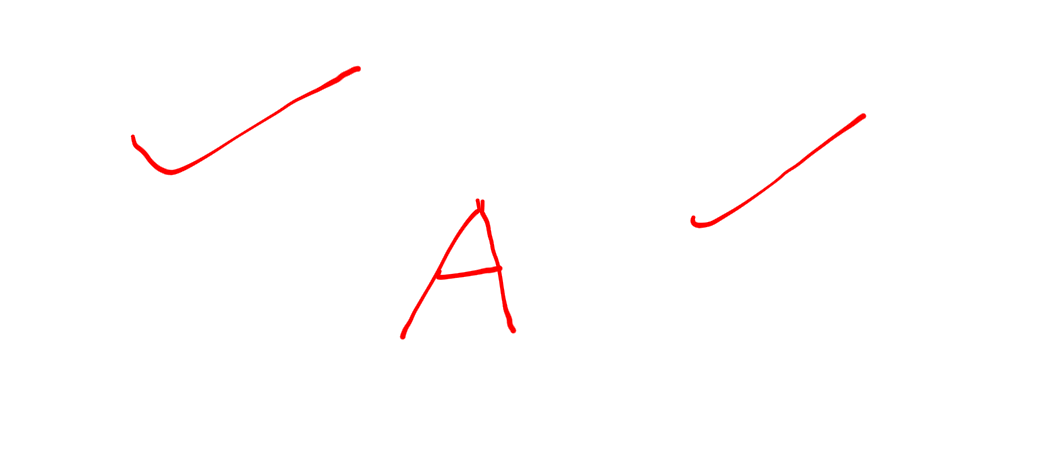
#> input picture image-pyramid/images/CaptureImg1.jpeg, 1042 x 454 px
$ python threshold.py --image images/CaptureImg1.jpeg
#> lines starting #> are read from the running program, lines starting #| are printed output that depends on the picture; after the words box and inside, x2 and y2 are one past the last pixel; in counts of white or black regions, pixels touching at a corner belong together
# import the necessary packages
import argparse
import cv2

'''
Why exactly is thresholding required?
FOr image segmentation. But isn't it enough to build the image pyramids and the loop through them.
'''
# construct the argument parser and parse the arguments
ap = argparse.ArgumentParser()
ap.add_argument("-i", "--image", required = True,
	help = "Path to the image to be thresholded")
ap.add_argument("-t", "--threshold", type = int, default = 128,
	help = "Threshold value")
args = vars(ap.parse_args())

# load the image and convert it to grayscale
image = cv2.imread(args["image"])
#> image is the input picture: shape (454, 1042, 3); mean B, G, R 253.2, 253.2, 255
gray = cv2.cvtColor(image, cv2.COLOR_BGR2GRAY)

# initialize the list of threshold methods
methods = [
	("THRESH_BINARY",cv2.THRESH_BINARY),
	("THRESH_BINARY_INV",cv2.THRESH_BINARY_INV),
	("THRESH_TRUNC",cv2.THRESH_TRUNC),
	("THRESH_TOZERO",cv2.THRESH_TOZERO),
	("THRESH_TOZERO_INV",cv2.THRESH_TOZERO_INV)
]

# loop over the threshold methods
# loop over all the 5 methods and display the images.
for (threshName, threshMethod) in methods:
	# threshold the image and show it
	(T, thresh) = cv2.threshold(gray, args["threshold"], 255, threshMethod)
	'''
	Loop through and find the image for every methods.
	and display every image at the press of Enter key.
	'''
	cv2.imshow(threshName, thresh)
	cv2.waitKey(0)
#> this loop made 5 passes
#> pass 1, `(T, thresh) = cv2.threshold(gray, args["threshold"], 255, threshMethod)`:
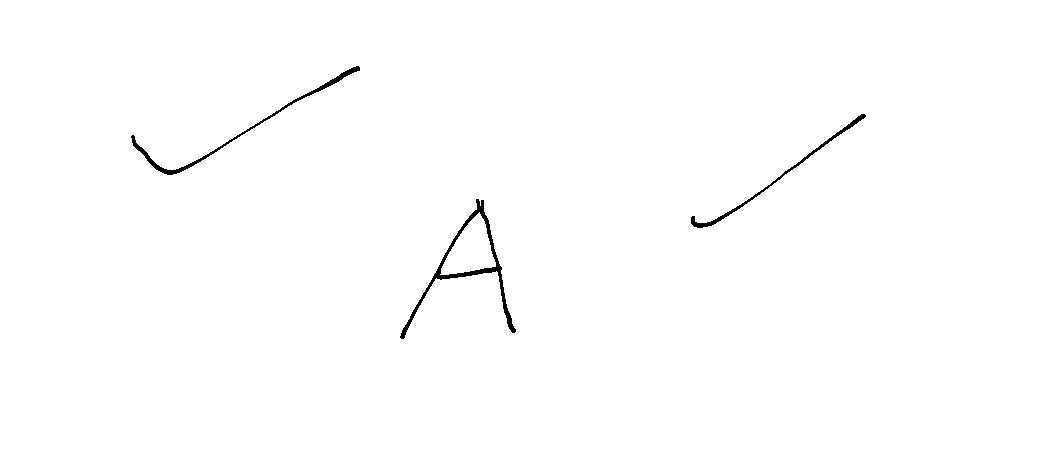
#> thresh: shape (454, 1042); 99.4% white; 3 black regions, box (x1, y1, x2, y2) and area: (400, 199, 516, 339) 1338, (131, 66, 360, 175) 921, (691, 114, 866, 228) 677
#> pass 3, `(T, thresh) = cv2.threshold(gray, args["threshold"], 255, threshMethod)`:
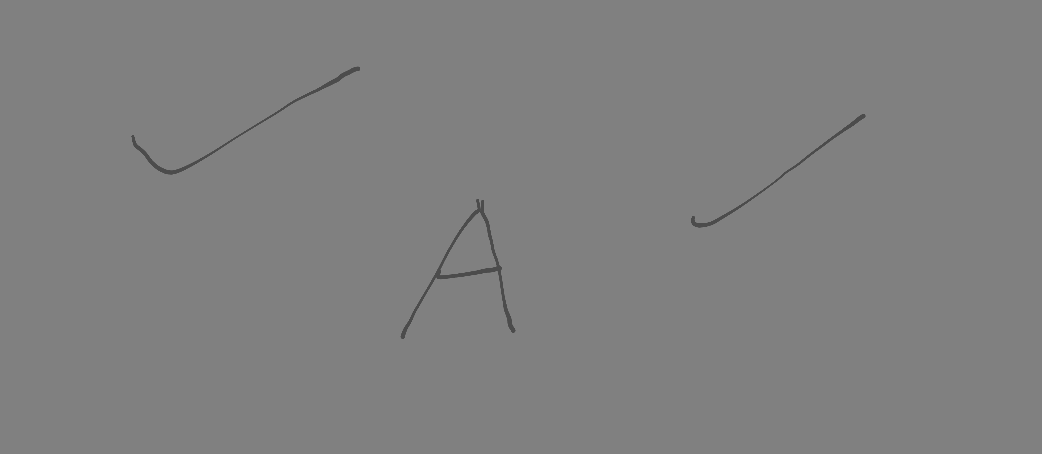
#> thresh: shape (454, 1042); min 76, max 128, mean 127.7

$ run again, on image-pyramid/images/Cap1.png
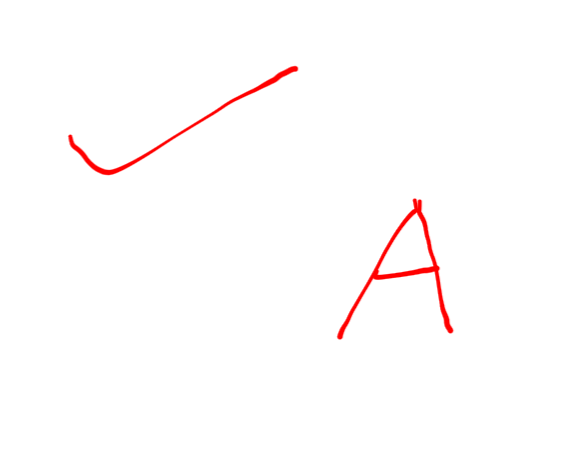
#> input picture image-pyramid/images/Cap1.png, 581 x 454 px
#> image is the input picture: shape (454, 581, 3); mean B, G, R 252.5, 252.5, 255
#> the loop `for (threshName, threshMethod) in methods:` made 5 passes
#> pass 1, `(T, thresh) = cv2.threshold(gray, args["threshold"], 255, threshMethod)`:
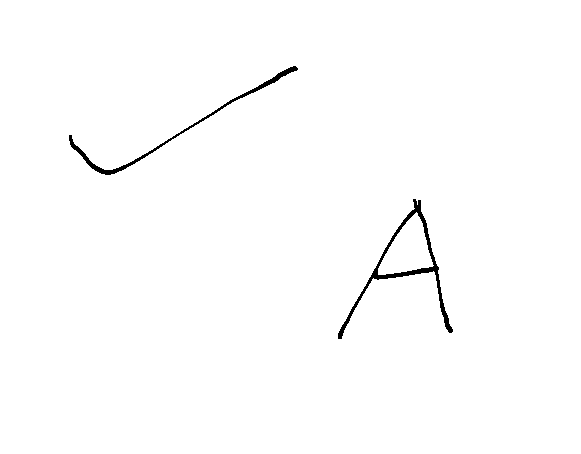
#> thresh: shape (454, 581); 99.1% white; 2 black regions, box (x1, y1, x2, y2) and area: (338, 199, 453, 339) 1313, (69, 66, 298, 175) 930
#> pass 3, `(T, thresh) = cv2.threshold(gray, args["threshold"], 255, threshMethod)`:
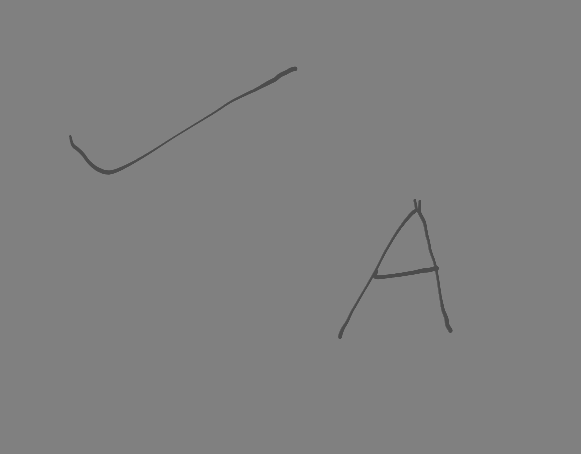
#> thresh: shape (454, 581); min 76, max 128, mean 127.6

$ run again, on image-pyramid/images/Cap3.png
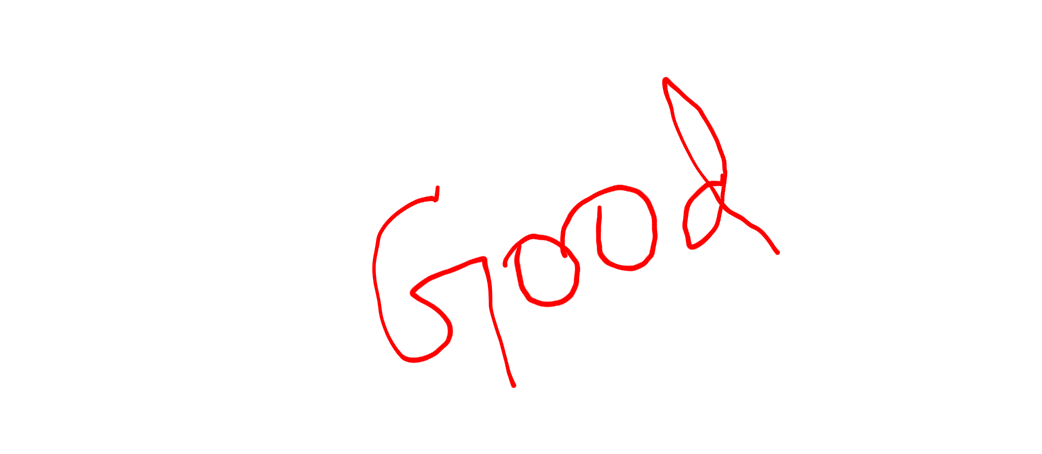
#> input picture image-pyramid/images/Cap3.png, 1042 x 454 px
#> image is the input picture: shape (454, 1042, 3); mean B, G, R 251.2, 251.2, 255
#> the loop `for (threshName, threshMethod) in methods:` made 5 passes
#> pass 1, `(T, thresh) = cv2.threshold(gray, args["threshold"], 255, threshMethod)`:
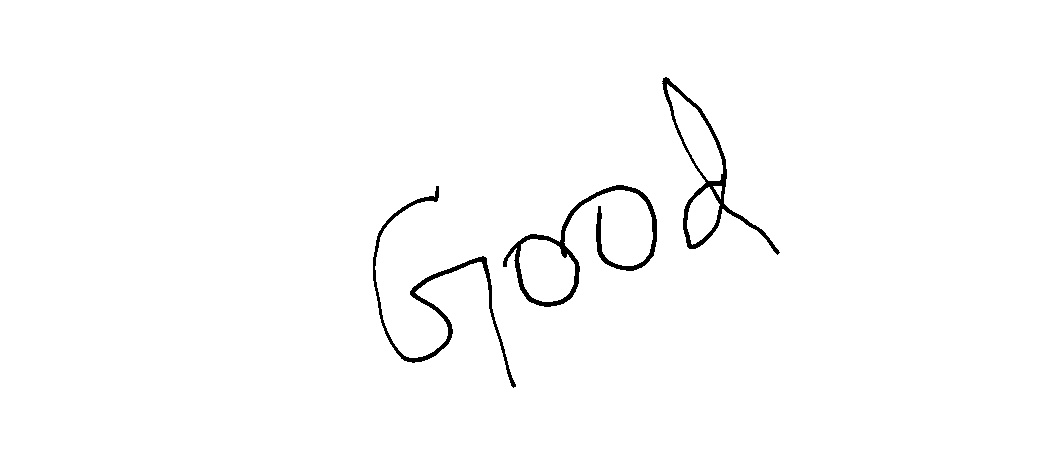
#> thresh: shape (454, 1042); 98.7% white; 3 black regions, box (x1, y1, x2, y2) and area: (503, 185, 657, 307) 2351, (373, 186, 516, 388) 2017, (662, 77, 780, 255) 1867
#> pass 3, `(T, thresh) = cv2.threshold(gray, args["threshold"], 255, threshMethod)`:
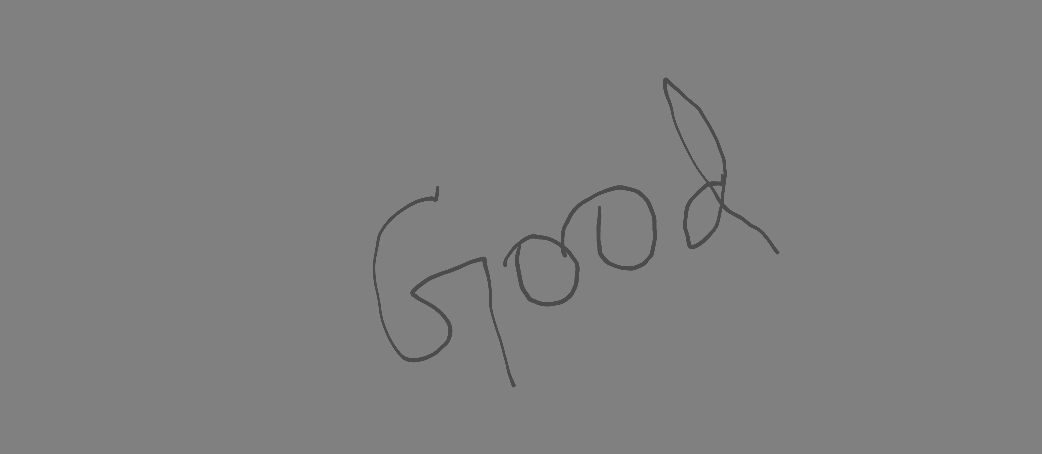
#> thresh: shape (454, 1042); min 76, max 128, mean 127.4
